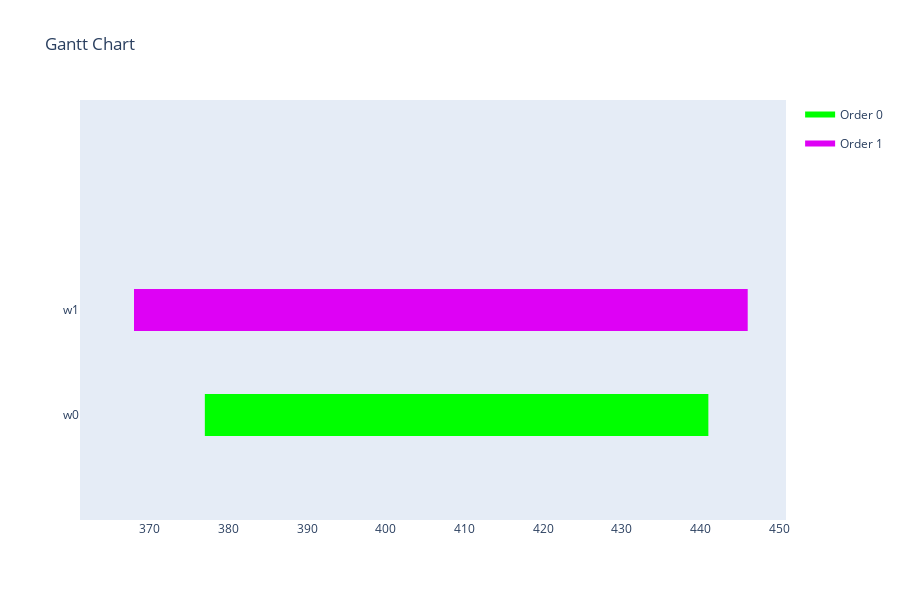

Notebook cell for this chart:
### Markdown cell above
Visualization

### Code cell
visualize_schedule(schedule, production_environment, orders)

### Figure 1 — Plotly figure (JSON) as saved in the notebook; plotly's stock layout.template omitted (floating-point values rounded to 4 significant figures)
{"data": [{"fill": "toself", "fillcolor": "rgb(0, 255, 0)", "hoverinfo": "name", "legendgroup": "rgb(0, 255, 0)", "mode": "none", "name": "Order 0", "type": "scatter", "x": [366, 366, 366, 366, 366, 377, 441, 441, 377], "y": [0.8, 0.8, 1.2, 1.2, null, -0.2, -0.2, 0.2, 0.2]}, {"fill": "toself", "fillcolor": "rgb(222, 1, 245)", "hoverinfo": "name", "legendgroup": "rgb(222, 1, 245)", "mode": "none", "name": "Order 1", "type": "scatter", "x": [368, 403, 403, 368, 368, 403, 446, 446, 403], "y": [0.8, 0.8, 1.2, 1.2, null, 0.8, 0.8, 1.2, 1.2]}, {"legendgroup": "rgb(0, 255, 0)", "marker": {"color": "rgb(0, 255, 0)", "opacity": 0, "size": 1}, "mode": "markers", "name": "", "showlegend": false, "text": [null, null, null, null], "type": "scatter", "x": [366, 366, 377, 441], "y": [1, 1, 0, 0]}, {"legendgroup": "rgb(222, 1, 245)", "marker": {"color": "rgb(222, 1, 245)", "opacity": 0, "size": 1}, "mode": "markers", "name": "", "showlegend": false, "text": [null, null, null, null], "type": "scatter", "x": [368, 403, 403, 446], "y": [1, 1, 1, 1]}], "layout": {"height": 600, "hovermode": "closest", "showlegend": true, "title": {"text": "Gantt Chart"}, "xaxis": {"rangeselector": {"buttons": [{"count": 7, "label": "1w", "step": "day", "stepmode": "backward"}, {"count": 1, "label": "1m", "step": "month", "stepmode": "backward"}, {"count": 6, "label": "6m", "step": "month", "stepmode": "backward"}, {"count": 1, "label": "YTD", "step": "year", "stepmode": "todate"}, {"count": 1, "label": "1y", "step": "year", "stepmode": "backward"}, {"step": "all"}]}, "showgrid": false, "type": "linear", "zeroline": false}, "yaxis": {"autorange": false, "range": [-1, 3], "showgrid": false, "ticktext": ["w0", "w1"], "tickvals": [0, 1], "zeroline": false}}}
